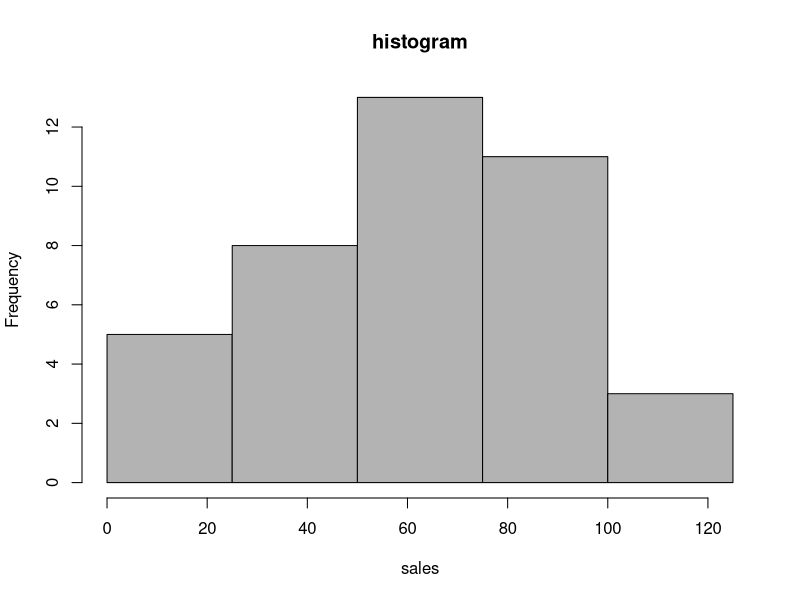

The R script that drew this image:
midx = seq(12.5,112.5,25)
frequency = c(5,8,13,11,3)
y = rep(midx,frequency)
brk = seq(0,125,25)
hist(y,breaks=brk,xlab="sales",main="histogram",col="gray70")

